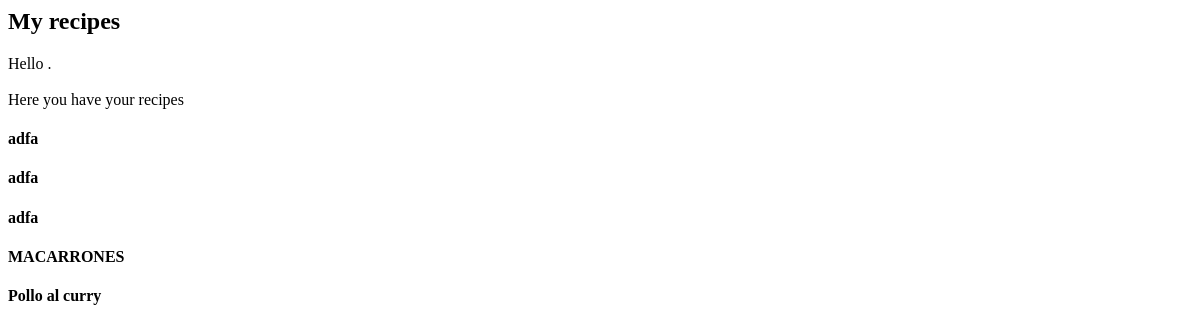
Page /myrecipes on the earlier database version.
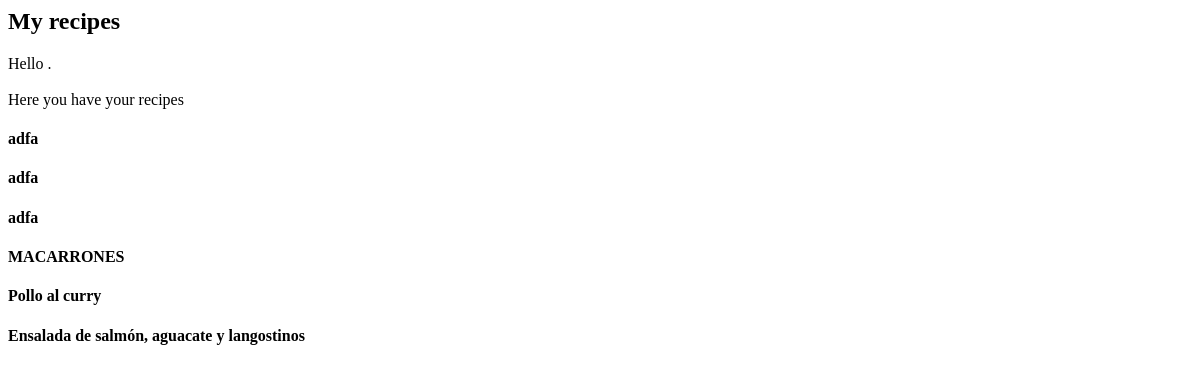
Same page on the later database version.
### RecipesAndFun/models.py (models this page shows, shortened)
class receta(models.Model):
    nombre_receta= models.CharField(max_length=100)
    ingredientes= models.TextField(help_text='Escribe los ingredientes')
    preparacion= models.TextField(verbose_name='Preparacion')
    tiempo_preparacion= models.IntegerField
    comentarios= models.CharField(help_text='Espacio para comentarios', max_length=1000, null=True)
    puntuacion= models.IntegerField
    fecha_publicacion= models.DateTimeField(blank=True, null=True)

### RecipesAndFun/views.py (the view)
# urls.py: path('myrecipes',views.myrecipes),
def myrecipes(request): #id
    ownrecipes= receta.objects.all()
    context={
        "ownrecipes":ownrecipes,
    }
    return render(request, 'myrecipes.html', context)

### templates/myrecipes.html
<h2>My recipes </h2>
<p>
   Hello <b>{{request.user.username}}</b>.
<br><br>
     Here you have your recipes
{%  for receta in ownrecipes %}
    <div>
        <h4><a >{{ receta.nombre_receta }}</a></h4>
    </div>
{% endfor %}

Differences in the rows shown:
added receta: nombre_receta "Ensalada de salmón, aguacate y langostinos"
